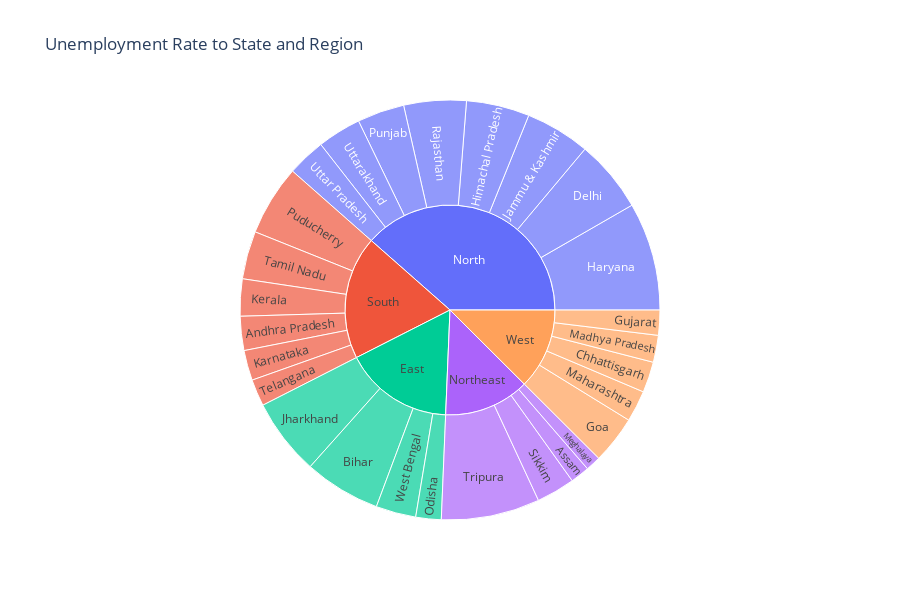

The cell this chart's notebook holds for it:
### Code cell
#sunburst chart

unempl = df[['States','Region','Estimated_Unemployment_Rate', 'Estimated_Employed', 'Estimated_Labour_Participation_Rate']]
unempo = unempl.groupby(['Region','States'])['Estimated_Unemployment_Rate'].mean().reset_index()
fig = px.sunburst(unempo, path = ['Region','States'], values = 'Estimated_Unemployment_Rate',title = 'Unemployment Rate to State and Region', height = 600)
fig.show()

### Figure 1 — Plotly figure (JSON) as saved in the notebook; plotly's stock layout.template omitted (floating-point values rounded to 4 significant figures)
{"data": [{"branchvalues": "total", "domain": {"x": [0, 1], "y": [0, 1]}, "hovertemplate": "labels=%{label}<br>Estimated_Unemployment_Rate=%{value}<br>parent=%{parent}<br>id=%{id}<extra></extra>", "ids": ["South/Andhra Pradesh", "Northeast/Assam", "East/Bihar", "West/Chhattisgarh", "North/Delhi", "West/Goa", "West/Gujarat", "North/Haryana", "North/Himachal Pradesh", "North/Jammu & Kashmir", "East/Jharkhand", "South/Karnataka", "South/Kerala", "West/Madhya Pradesh", "West/Maharashtra", "Northeast/Meghalaya", "East/Odisha", "South/Puducherry", "North/Punjab", "North/Rajasthan", "Northeast/Sikkim", "South/Tamil Nadu", "South/Telangana", "Northeast/Tripura", "North/Uttar Pradesh", "North/Uttarakhand", "East/West Bengal", "East", "North", "Northeast", "South", "West"], "labels": ["Andhra Pradesh", "Assam", "Bihar", "Chhattisgarh", "Delhi", "Goa", "Gujarat", "Haryana", "Himachal Pradesh", "Jammu & Kashmir", "Jharkhand", "Karnataka", "Kerala", "Madhya Pradesh", "Maharashtra", "Meghalaya", "Odisha", "Puducherry", "Punjab", "Rajasthan", "Sikkim", "Tamil Nadu", "Telangana", "Tripura", "Uttar Pradesh", "Uttarakhand", "West Bengal", "East", "North", "Northeast", "South", "West"], "name": "", "parents": ["South", "Northeast", "East", "West", "North", "West", "West", "North", "North", "North", "East", "South", "South", "West", "West", "Northeast", "East", "South", "North", "North", "Northeast", "South", "South", "Northeast", "North", "North", "East", "", "", "", "", ""], "type": "sunburst", "values": [8.664, 4.856, 19.47, 7.819, 18.41, 12.17, 6.376, 27.48, 16.07, 16.48, 19.54, 7.668, 9.434, 6.854, 7.979, 3.866, 6.462, 17.94, 11.98, 15.87, 9.793, 12.19, 6.833, 25.05, 9.737, 11.16, 10.19, 55.66, 127.2, 43.57, 62.73, 41.2]}], "layout": {"height": 600, "legend": {"tracegroupgap": 0}, "title": {"text": "Unemployment Rate to State and Region"}}}
